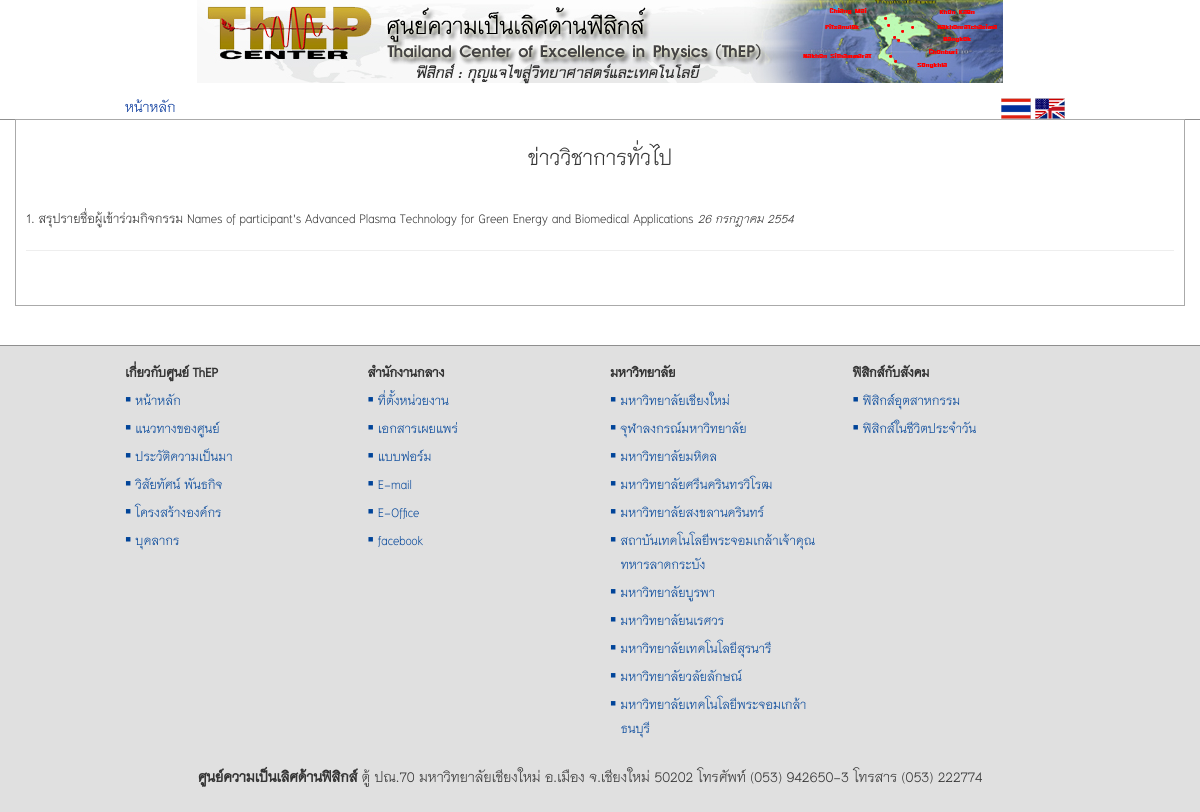
/views/gen-academic-news.php, run on the app's committed database.
### tables this page shows
CREATE TABLE `tb_news` (
  `id` int(11) NOT NULL auto_increment,
  `type` varchar(255) NOT NULL,
  `title` varchar(255) NOT NULL,
  `title_en` varchar(255) NOT NULL,
  `date` varchar(255) NOT NULL,
  `featured_img` varchar(255) NOT NULL,
  `content_short` text NOT NULL,
  `content_short_en` text NOT NULL,
  `content_long` text NOT NULL,
  `content_long_en` text NOT NULL,
  `new` char(1) NOT NULL,
  `picture` varchar(255) NOT NULL,
  `gallery_id` varchar(255) NOT NULL,
  `modified` varchar(255) NOT NULL,
  PRIMARY KEY  (`id`)
);

### src/system/functions.php (called while the page is built, shortened)
<?php
function thai_date($str_date, $show_day = "n") {
    $time_stamp = strtotime($str_date);
    $days = array("อาทิตย์", "จันทร์", "อังคาร", "พุธ", "พฤหัสบดี", "ศุกร์", "เสาร์");
    $months = array("มกราคม", "กุมภาพันธ์", "มีนาคม", "เมษายน", "พฤษภาคม", "มิถุนายน", "กรกฎาคม", "สิงหาคม", "กันยายน", "ตุลาคม", "พฤศจิกายน", "ธันวาคม");
    $d = date('w', $time_stamp);
    $day = $days[$d];
    $date = date('j', $time_stamp);
    $m = date('m', $time_stamp) - 1;
    $month = $months[$m];
    $year = date('Y', $time_stamp) + 543;
    if ($show_day == 'y') {
        return "วัน$day ที่ $date $month พ.ศ.$year";
    } else {
        return "$date $month $year";
    }
}
?>

### src/views/gen-academic-news.php (the view, shortened to what this page needs)
<link href="../plugins/jqueryui/jquery-ui-1.10.3/themes/base/jquery-ui.css" rel="stylesheet" />
</head>
<body>
    <div class="container">
        <div class="bs-example">
            <h2 class="text-center"><a href="gen-academic-news.php">ข่าววิชาการทั่วไป</a></h2>
            <?php
            if (isset($_GET['news_id'])) {
                $news_id = $_GET['news_id'];
                $sql = "SELECT * FROM tb_news WHERE id = '$news_id';";
                $result = mysql_query($sql);
                $p = mysql_fetch_array($result);
                if ($p['type'] != 'gen-academic') {
                    echo '
                    <script>
                        window.location = \'gen-academic-news.php\';
                    </script>
                    ';
                    exit();
                }
                if ($p['new'] == 'y') {
                    $new_gif = ' <img src="../images/new1.gif">';
                } else {
                    $new_gif = '';
                }
                echo '
                            <div id="news-' . $p['id'] . '">
                                ';
                admin('<p><a id="edit-news" style="cursor: pointer; font-weight: bold;"><span class="glyphicon glyphicon-wrench"></span> Edit</a></p>');
                echo '
                                <h3>' . htmlspecialchars_decode($p['title']) . $new_gif . '</h3>
                                <p><small><em>' . thai_date($p['date']) . '</small></em></p>
                                ' . htmlspecialchars_decode($p['content_long']) . '
                            </div>
                            ';
                ?>
                <script>
                    $(function(){
                        $('#edit-news').click(function(){
                            $(document).ajaxStart(function(){
                                $('.bs-example').html("<div class=\"span12 text-center\" ><img src='../images/demo_wait.gif' /></div>");
                            });
                            $.get("<?php controll('edit-gen-news'); ?>", {edit_news: "<?php echo $p['id']; ?>"},
                            function(data){ $('.bs-example').html(data); }
                        );
                        });
                    });
                </script>
                <?php
            } else {
                echo '<p>&nbsp</p>';
                $sql = "SELECT * FROM tb_news WHERE type = 'gen-academic' ORDER BY date DESC;";
                $result = mysql_query($sql);
                if (mysql_num_rows($result) > 0) {
                    $l = 0;
                    while ($p = mysql_fetch_array($result)) {
                        $l++;
                        if ($p['new'] == 'y') {
                            $new_gif = ' <img src="../images/new1.gif">';
                        } else {
                            $new_gif = '';
                        }
                        echo '
                            <div id="news-' . $p['id'] . '">
                                <h4 style="display: inline;"><a onclick="window.location=\'?news_id=' . $p['id'] . '\';" style="cursor: pointer;">' . $l . '. ' . htmlspecialchars_decode($p['title']) . $new_gif . '</a></h4>
                                <small><em>' . thai_date($p['date']) . '</small></em>
                            </div>
                            <hr>
                            ';
                    }
                } else {
                    echo '<h3 class="text-center">ขออภัย ไม่พบข้อมูล</h3>';
                }
            }
            ?>
            <p>&nbsp;</p>
        </div>
    </div>
</body>
</html>

### src/themes/assets/css/docs.css (style rules this page uses)
body { position: relative; padding-top: 50px; }
.bs-example { position: relative; padding: 15px 15px 15px 15px; margin: 0 -15px 15px; background-color: #fafafa; box-shadow: inset 0 3px 6px rgba(0,0,0,.05); border-color: #e5e5e5 #eee #eee; border-style: solid; border-width: 1px 0; }
.bs-example:after { position: absolute; left: 15px; font-size: 12px; font-weight: bold; color: #bbb; text-transform: uppercase; letter-spacing: 1px; }
@media screen and (min-width: 768px) { .bs-example { margin-left: 0; margin-right: 0; background-color: #fff; border-width: 1px; border-color: #ddd; border-radius: 4px 4px 0 0; box-shadow: none; } }
.bs-example > p:last-child, .bs-example > ul:last-child, .bs-example > ol:last-child, .bs-example > blockquote:last-child, .bs-example > .form-control:last-child, .bs-example > .table:last-child, .bs-example > .navbar:last-child, .bs-example > .jumbotron:last-child, .bs-example > .alert:last-child, .bs-example > .panel:last-child, .bs-example > .list-group:last-child, .bs-example > .well:last-child, .bs-example > .progress:last-child, .bs-example > .table-responsive:last-child > .table { margin-bottom: 0; }

### src/style/main.css (style rules this page uses)
body { margin: 0; padding: 0; width: 100%; background-color: #FFF; font-family: 'TH Niramit AS'; font-size: 20px; line-height: 24px; color: #333; }
h1, h2, h3, h4, h5, h6, .h1, .h2, .h3, .h4, .h5, .h6 { font-family: 'TH Niramit AS'; font-weight: 400; }
a { text-decoration: none; color: #003399; }
h1 a, h2 a, h3 a, h4 a, h5 a, h6 a, .h1 a, .h2 a, .h3 a, .h4 a, .h5 a, .h6 a { font-weight: 400; color: #333; }
.bs-example { border: 1px solid #aaaaaa; border-radius: 0; padding: 10px; }
h1, h2, h3 { margin-top: 10px; margin-bottom: 8px; }
p { margin: 0 }
@media (min-width: 1200px) { .container { max-width: 100%; } }

### data on the page
tb_news: title "สรุปรายชื่อผู้เข้าร่วมกิจกรรม Names of participant's Advanced Plasma Technology for Green Energy and Biomedical Applications", date "26 กรกฎาคม 2554"
